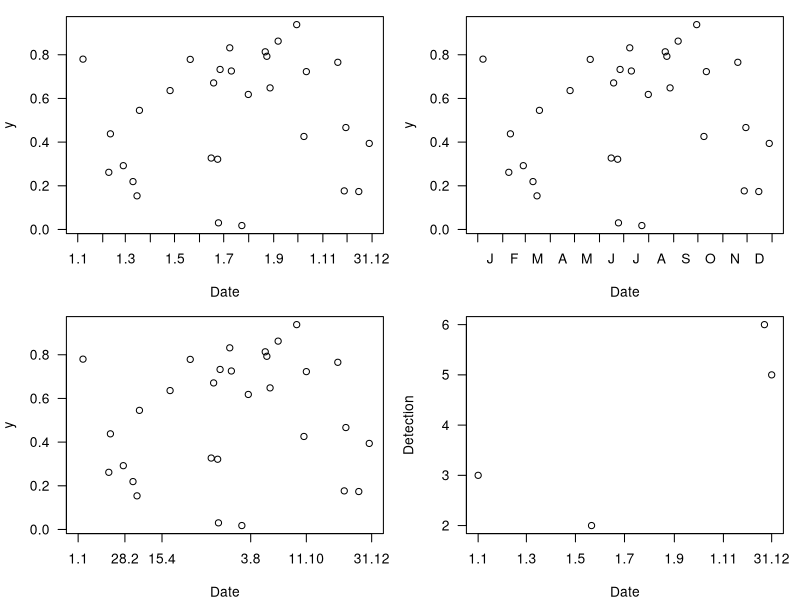

Reproduce this figure in R.
## ---- chunk 1
# creating a code file with day, month and date:
ttt <- c(31,28,31,30,31,30,31,31,30,31,30,31)  # days per month
code_doy <- data.frame(day=unlist(sapply(as.list(ttt),function(x){seq(1:x)})),
                        month=rep(1:12,times=ttt),
                        doy=1:365)
code_doy$date <- paste(code_doy$day,code_doy$month,sep=".")
# this is very base coding... sure there are date-formats that help, but 5 lines is not that much, either, and you
# have no issues with leap days etc messing things up

# some data:
dat <- data.frame(doy = sample(1:365,30),
                  y = runif(30))
## ---- chunk 2
par(mfrow=c(2,2), mar=c(4,4,1,1))
plot(dat$doy, dat$y, xlab="Date",ylab="y",las=1,xaxt="n", xlim=c(1,365))
  # first a tick at month-changes (on half-days... it would also be ok to tick at the first of each month...):
t.x.lab <- code_doy$day==1
axis(1,code_doy$doy[t.x.lab]-0.5,labels=F,gap.axis = 0)
  # and the last tick:
axis(1,365.5,labels=F,gap.axis = 0)
  # choose whatever dates you want to label on x, e.g., regular labels:
t.x.lab <- (code_doy$day==1 & code_doy$month %in% seq(1,11,by=2)) | code_doy$date=="31.12"
axis(1,code_doy$doy[t.x.lab],code_doy$date[t.x.lab],gap.axis = 0, tick=F)

# month first-letter in the middle between the ticks:
plot(dat$doy, dat$y, xlab="Date",ylab="y",las=1,xaxt="n", xlim=c(1,365))
t.x.lab <- code_doy$day==1   # same as above
axis(1,code_doy$doy[t.x.lab]-0.5,labels=F,gap.axis = 0)
axis(1,365.5,labels=F,gap.axis = 0)
  # month first-letter:
t.x.1 <- c(code_doy$doy[code_doy$day==1]-0.5,365.5)  # month borders, including end of year
axis(1,t.x.1[-1]-diff(t.x.1)/2, substring(month.name,1,1),tick=F, gap.axis=0)

# any selected dates:
plot(dat$doy, dat$y, xlab="Date",ylab="y",las=1,xaxt="n", xlim=c(1,365))
  # now: any dates that might be important for your message:
t.x.lab <- code_doy$date %in% c("1.1","28.2","15.4","3.8","11.10","31.12")
axis(1,code_doy$doy[t.x.lab],code_doy$date[t.x.lab],gap.axis = 0)
## ---- chunk 3
t.x.lab <- as.Date(paste0(c("1.1","1.3","1.5","1.7","1.9","1.11","31.12"),".2024"),format="%d.%m.%Y")
t.x.lab2 <- paste(as.numeric(format(t.x.lab,"%d")),as.numeric(format(t.x.lab,"%m")),sep=".")

plot(as.Date(c("01.01.2024","21.05.2024","22.12.2024","31.12.2024"),format="%d.%m.%Y"),c(3,2,6,5), xaxt="n",
     xlab="Date",ylab="Detection", las=1)
axis(1,t.x.lab,t.x.lab2,gap.axis = 0)
